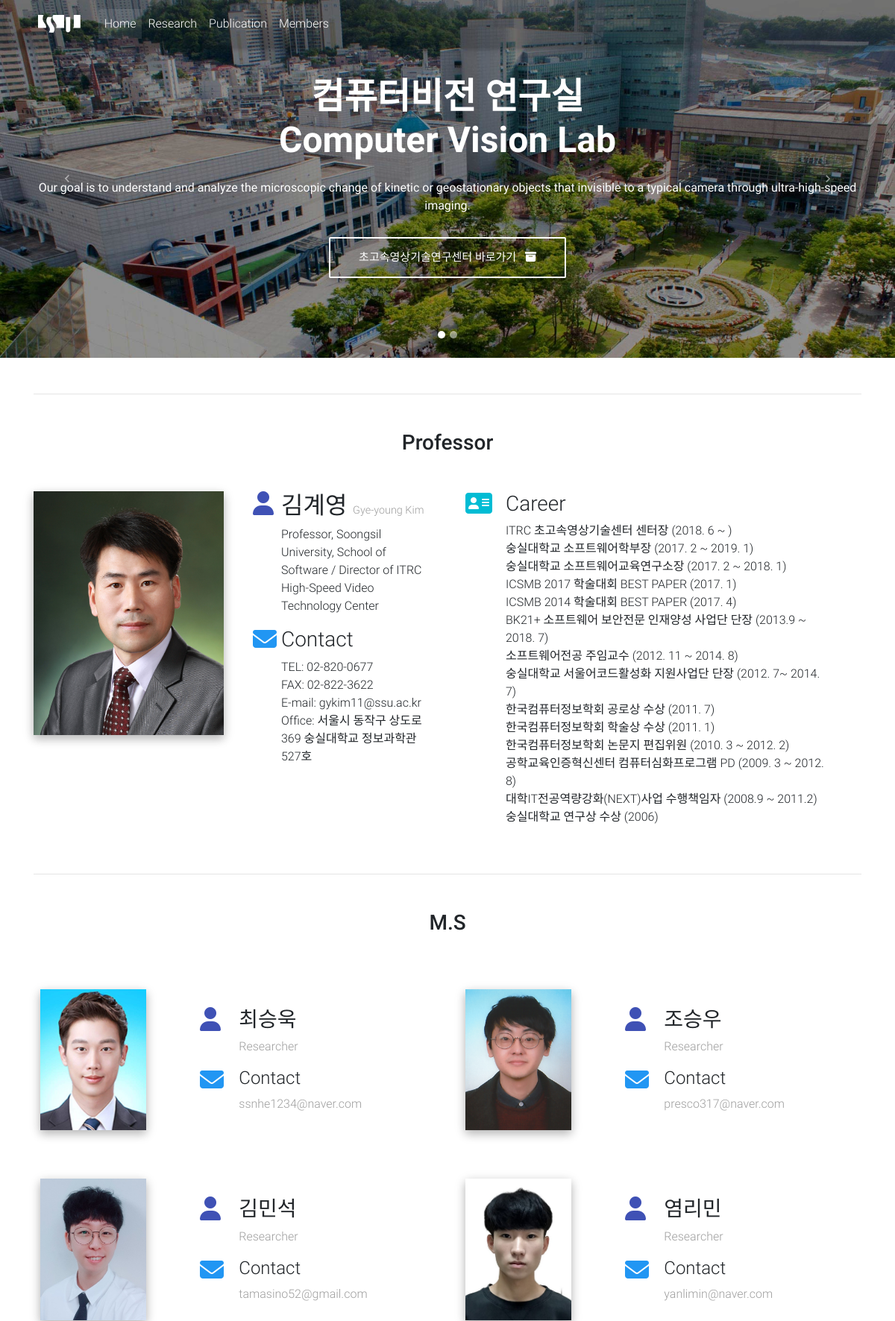
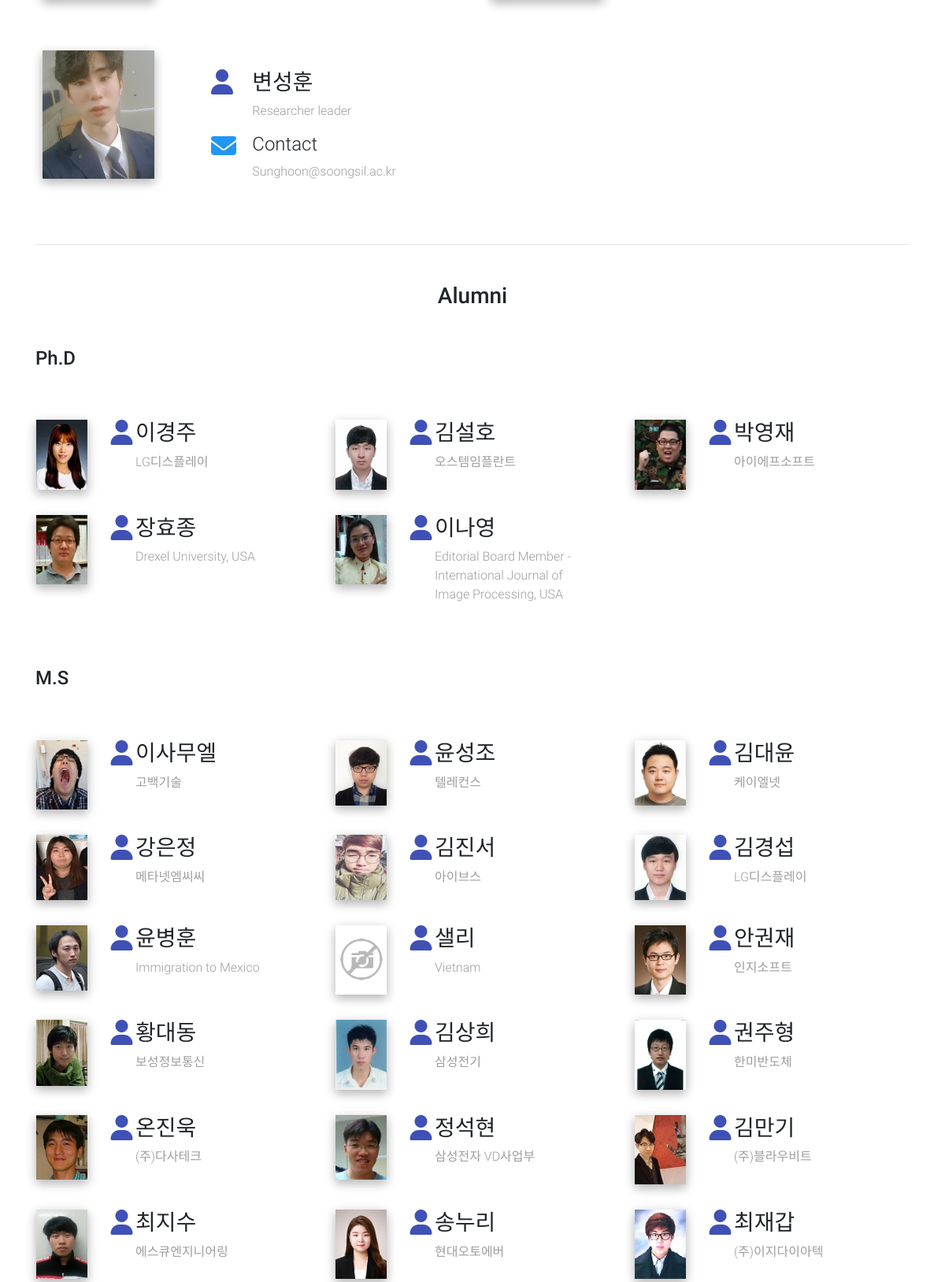
The app's page /member (upper part) with its own data (2 pictures, top to bottom).
### tables this page shows
CREATE TABLE member(Id int, Name text, Grade int, Alumni int, Contact text, Position text);

### __init__.py (the view)
@app.route('/member')
def member():
    with sqlite3.connect(db_path) as con:
        cursor = con.cursor()
        cursor.execute("SELECT Name, Position, Contact FROM member WHERE Alumni=0 and Grade=0")
        members = cursor.fetchall()
        master = {'total': len(members),
                  'image': [member[0] + '.jpg' for member in members],
                  'name': [member[0] for member in members],
                  'position': [member[1] for member in members],
                  'contact': [member[2] for member in members]}
        cursor.execute("SELECT Name, Position, Contact FROM member WHERE Alumni=1 and Grade=1")
        members = cursor.fetchall()
        alumni_phD = {'total': len(members),
                      'image': [member[0] + '.jpg' for member in members],
                      'name': [member[0] for member in members],
                      'position': [member[1] for member in members]}
        cursor.execute("SELECT Name, Position, Contact FROM member WHERE Alumni=1 and Grade=0")
        members = cursor.fetchall()
        alumni_MS = {'total': len(members),
                      'image': [member[0] + '.jpg' for member in members],
                      'name': [member[0] for member in members],
                      'position': [member[1] for member in members]}
    return render_template('member.html',
                           master_list=master,
                           alumni_phD_list=alumni_phD,
                           alumni_ms_list=alumni_MS)

### templates/member.html
{% extends "index.html" %}
{% block content %}
  <main>
    <div class="container">
      <hr class="my-5">
      <section>
        <h3 class="h3 text-center mb-5">Professor</h3>
        <div class="row wow fadeIn">
          <div class="col-lg-3 col-md-4 col-sm-4">
            <img class="img-fluid z-depth-1-half" src="{{ url_for('static', filename='img/person/김계영.jpg') }}">
            <div style="height:30px"></div>
          </div>
          <div class="col-lg-3 col-md-8 col-sm-8 px-4">
            <div class="row">
              <div class="col-1 mr-2">
                <i class="fas fa-user fa-2x indigo-text"></i>
              </div>
              <div class="col-10">
                  <h2 class="feature-title">김계영 <span class="grey-text font-small">Gye-young Kim</span></h2>
                <p>Professor, Soongsil University, School of Software /
                    Director of ITRC High-Speed Video Technology Center</p>
              </div>
            </div>
            <div class="row">
              <div class="col-1 mr-2">
                <i class="fas fa-envelope fa-2x blue-text"></i>
              </div>
              <div class="col-10">
                <h3 class="feature-title">Contact</h3>
                <p>
                    TEL: 02-820-0677<br>
                    FAX: 02-822-3622<br>
                    E-mail: gykim11@ssu.ac.kr<br>
                    Office: 서울시 동작구 상도로 369 숭실대학교 정보과학관 527호
                </p>
              </div>
            </div>
          </div>
          <div class="col-lg-6 col-md-12 col-sm-12 px-4">
            <div class="row">
              <div class="col-1 mr-2">
                <i class="fas fa-address-card fa-2x cyan-text"></i>
              </div>
              <div class="col-10">
                <h3 class="feature-title">Career</h3>
                <p>
                    ITRC 초고속영상기술센터 센터장 (2018. 6 ~ )<br>
                    숭실대학교 소프트웨어학부장 (2017. 2 ~ 2019. 1)<br>
                    숭실대학교 소프트웨어교육연구소장 (2017. 2 ~ 2018. 1) <br>
                    ICSMB 2017 학술대회 BEST PAPER (2017. 1)<br>
                    ICSMB 2014 학술대회 BEST PAPER (2017. 4)<br>
                    BK21+ 소프트웨어 보안전문 인재양성 사업단 단장 (2013.9 ~ 2018. 7)<br>
                    소프트웨어전공 주임교수 (2012. 11 ~ 2014. 8)<br>
                    숭실대학교 서울어코드활성화 지원사업단 단장 (2012. 7~ 2014. 7)<br>
                    한국컴퓨터정보학회 공로상 수상 (2011. 7)<br>
                    한국컴퓨터정보학회 학술상 수상 (2011. 1)<br>
                    한국컴퓨터정보학회 논문지 편집위원 (2010. 3 ~ 2012. 2)<br>
                    공학교육인증혁신센터 컴퓨터심화프로그램 PD (2009. 3 ~ 2012. 8)<br>
                    대학IT전공역량강화(NEXT)사업 수행책임자 (2008.9 ~ 2011.2)<br>
                    숭실대학교 연구상 수상 (2006)
                </p>
              </div>
            </div>
          </div>
        </div>
      </section>
      <hr class="my-5">
      <section>
        <h2 class="my-5 h3 text-center">M.S</h2>
        <div class="row wow fadeIn">
          {% for idx in range(master_list['total']) %}
          <div class="col-lg-2 col-md-4 col-sm-4 col- p-4">
            <img class="img-fluid z-depth-1-half"
                 src="{{ url_for('static', filename='img/person/' + master_list['image'][idx]) }}">
          </div>
          <div class="col-lg-4 col-md-8 col-sm-8 p-5">
            <div class="row">
              <div class="col-2">
                <i class="fas fa-user fa-2x indigo-text"></i>
              </div>
              <div class="col-10">
                <h3 class="feature-title">{{master_list['name'][idx]}}</h3>
                <p class="grey-text">{{master_list['position'][idx]}}</p>
              </div>
            </div>
            <div class="row">
              <div class="col-2">
                <i class="fas fa-envelope fa-2x blue-text"></i>
              </div>
              <div class="col-10">
                <h4 class="feature-title">Contact</h4>
                <p class="grey-text">
                    {{master_list['contact'][idx]}}
                </p>
              </div>
            </div>
          </div>
          {% endfor %}
        </div>
      </section>
      <hr class="mb-5">
      <section>
        <h3 class="my-5 h3 text-center">Alumni</h3>
        <h4 class="my-5 h4 text-left">Ph.D</h4>
        <div class="row wow fadeIn">
          {% for idx in range(alumni_phD_list['total']) %}
          <div class="col-lg-4 col-md-6 col-sm-12 p-3">
            <div class="row">
              <div class="col-3">
                <img class="img-fluid z-depth-1-half"
                     src="{{ url_for('static', filename='img/person/' + alumni_phD_list['image'][idx]) }}">
              </div>
              <div class="col-1">
                <i class="fas fa-user fa-2x indigo-text"></i>
              </div>
              <div class="col-7">
                <h3 class="feature-title">{{alumni_phD_list['name'][idx]}}</h3>
                <p class="grey-text">{{alumni_phD_list['position'][idx]}}</p>
              </div>
            </div>
          </div>
          {% endfor %}
        </div>
      </section>
      <section>
        <h4 class="my-5 h4 text-left">M.S</h4>
        <div class="row wow fadeIn">
          {% for idx in range(alumni_ms_list['total']) %}
          <div class="col-lg-4 col-md-6 col-sm-12 p-3">
            <div class="row">
              <div class="col-3">
                <img class="img-fluid z-depth-1-half"
                     src="{{ url_for('static', filename='img/person/' + alumni_ms_list['image'][idx]) }}">
              </div>
              <div class="col-1">
                <i class="fas fa-user fa-2x indigo-text"></i>
              </div>
              <div class="col-7">
                <h3 class="feature-title">{{alumni_ms_list['name'][idx]}}</h3>
                <p class="grey-text">{{alumni_ms_list['position'][idx]}}</p>
              </div>
            </div>
          </div>
          {% endfor %}
        </div>
      </section>
    </div>
  </main>
{% endblock %}

### templates/index.html (style rules this page uses)
html, body, header, .carousel { height: 60vh; }

### records on screen
member: Name "최승욱", Position "Researcher", Contact "ssnhe1234@naver.com"
member: Name "조승우", Position "Researcher", Contact "presco317@naver.com"
member: Name "김민석", Position "Researcher", Contact "tamasino52@gmail.com"
member: Name "염리민", Position "Researcher", Contact "yanlimin@naver.com"
member: Name "변성훈", Position "Researcher leader", Contact "Sunghoon@soongsil.ac.kr"
member: Name "이경주", Position "LG디스플레이"
member: Name "김설호", Position "오스템임플란트"
member: Name "박영재", Position "아이에프소프트"
member: Name "장효종", Position "Drexel University, USA"
member: Name "이나영", Position "Editorial Board Member - International Journal of Image Processing, USA"
member: Name "이사무엘", Position "고백기술"
member: Name "윤성조", Position "텔레컨스"
member: Name "김대윤", Position "케이엘넷"
member: Name "강은정", Position "메타넷엠씨씨"
member: Name "김진서", Position "아이브스"
member: Name "김경섭", Position "LG디스플레이"
member: Name "윤병훈", Position "Immigration to Mexico"
member: Name "샐리", Position "Vietnam"
member: Name "안권재", Position "인지소프트"
member: Name "황대동", Position "보성정보통신"
member: Name "김상희", Position "삼성전기"
member: Name "권주형", Position "한미반도체"
member: Name "온진욱", Position "(주)다사테크"
member: Name "정석현", Position "삼성전자 VD사업부"
member: Name "김만기", Position "(주)블라우비트"
member: Name "최지수", Position "에스큐엔지니어링"
member: Name "송누리", Position "현대오토에버"
member: Name "최재갑", Position "(주)이지다이아텍"
